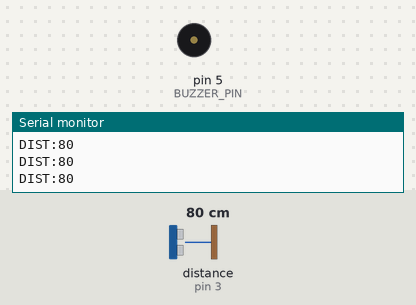
A sketch run on a simulated Arduino Nano, built with avr-gcc and run on an emulated ATmega328P. Parts: buzzer (waves = sounding), the last lines printed to the serial monitor. Wiring (inferred from the names in the program): ultrasonic range finder: trigger pin 2; echo pin 3. The inputs (shaded band) are chosen by the test bench; at power-on: distance to the obstacle (sensor on pin 3) 80 cm. The echo pulse lasts 58.3 µs per cm.

Above: at 1.2 s.
1.3 s: distance to the obstacle (sensor on pin 3) set to 2 cm
At 1.8 s:
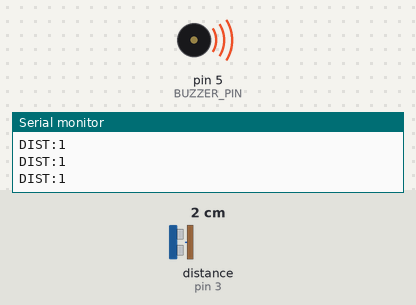
2.8 s: distance to the obstacle (sensor on pin 3) set to 120 cm
At 3.19 s:
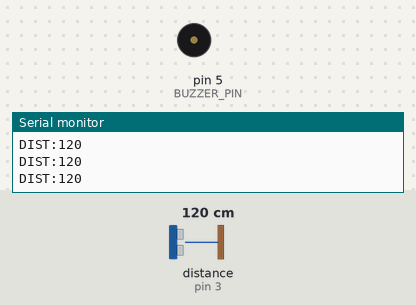
5.8 s: distance to the obstacle (sensor on pin 3) set to 4 cm
7.3 s: distance to the obstacle (sensor on pin 3) set to 250 cm
At 8.0 s:
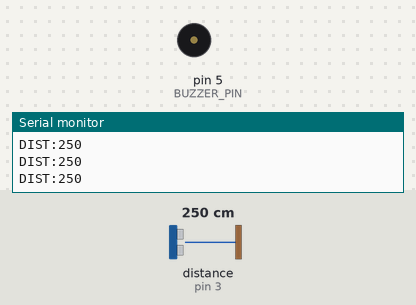
Timing chart, 0 to 9.9 s (numbered marks = the images above; inputs shaded):
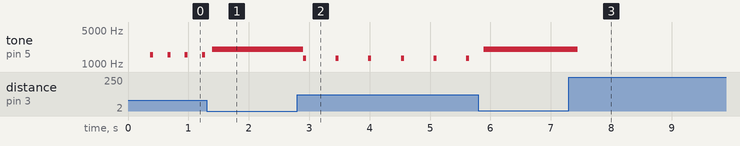

Measured:
- after the input at 2.8 s, tone on pin 5 (BUZZER_PIN): alternates 1300 Hz for 0.05 s and silent for 0.49 s, starting after 0.10 s
- after the input at 7.3 s, tone on pin 5 (BUZZER_PIN): 2000 Hz → silent after 0.14 s

The sketch:

obstacle_beeper.ino
```cpp
// Step 1: Obstacle beeper
// Arduino Nano 33 BLE Sense Lite + HC-SR04P ultrasonic + passive buzzer
//
// Wiring:
//   HC-SR04P VCC  -> 3.3V
//   HC-SR04P GND  -> GND
//   HC-SR04P Trig -> D2
//   HC-SR04P Echo -> D3
//   Buzzer +      -> D5   (longer leg, or the side marked +)
//   Buzzer -      -> GND
//
// Open Tools > Serial Monitor at 115200 baud to see "DIST:xx" readings (in cm).

const int TRIG_PIN = 2;
const int ECHO_PIN = 3;
const int BUZZER_PIN = 5;

const int CLOSE_CM = 40;   // closer than this: constant tone
const int FAR_CM = 200;    // farther than this: silent

unsigned long lastBeep = 0;

// Take one distance reading in cm. Returns -1 if nothing was detected.
long readDistanceCm() {
  digitalWrite(TRIG_PIN, LOW);
  delayMicroseconds(2);
  digitalWrite(TRIG_PIN, HIGH);
  delayMicroseconds(10);
  digitalWrite(TRIG_PIN, LOW);

  long duration = pulseIn(ECHO_PIN, HIGH, 30000);  // give up after 30 ms (~5 m)
  if (duration == 0) return -1;
  return duration / 58;  // convert echo time to centimetres
}

// Average 5 readings to smooth out jitter.
long averageDistanceCm() {
  long total = 0;
  int count = 0;
  for (int i = 0; i < 5; i++) {
    long d = readDistanceCm();
    if (d > 0) {
      total += d;
      count++;
    }
    delay(10);
  }
  if (count == 0) return -1;
  return total / count;
}

void setup() {
  Serial.begin(115200);
  pinMode(TRIG_PIN, OUTPUT);
  pinMode(ECHO_PIN, INPUT);
  pinMode(BUZZER_PIN, OUTPUT);
}

void loop() {
  long d = averageDistanceCm();

  // Send distance to the laptop (used later by the Python script)
  Serial.print("DIST:");
  Serial.println(d);

  unsigned long now = millis();

  if (d > 0 && d < CLOSE_CM) {
    // Very close: constant high tone
    tone(BUZZER_PIN, 2000);
  } else if (d > 0 && d < FAR_CM) {
    // In range: beep faster and higher as you get closer
    unsigned long interval = map(d, CLOSE_CM, FAR_CM, 100, 800);  // ms between beeps
    int pitch = map(d, CLOSE_CM, FAR_CM, 1800, 800);              // Hz
    if (now - lastBeep >= interval) {
      tone(BUZZER_PIN, pitch, 50);  // short 50 ms beep
      lastBeep = now;
    }
  } else {
    // Nothing nearby: silent
    noTone(BUZZER_PIN);
  }

  delay(20);
}
```
